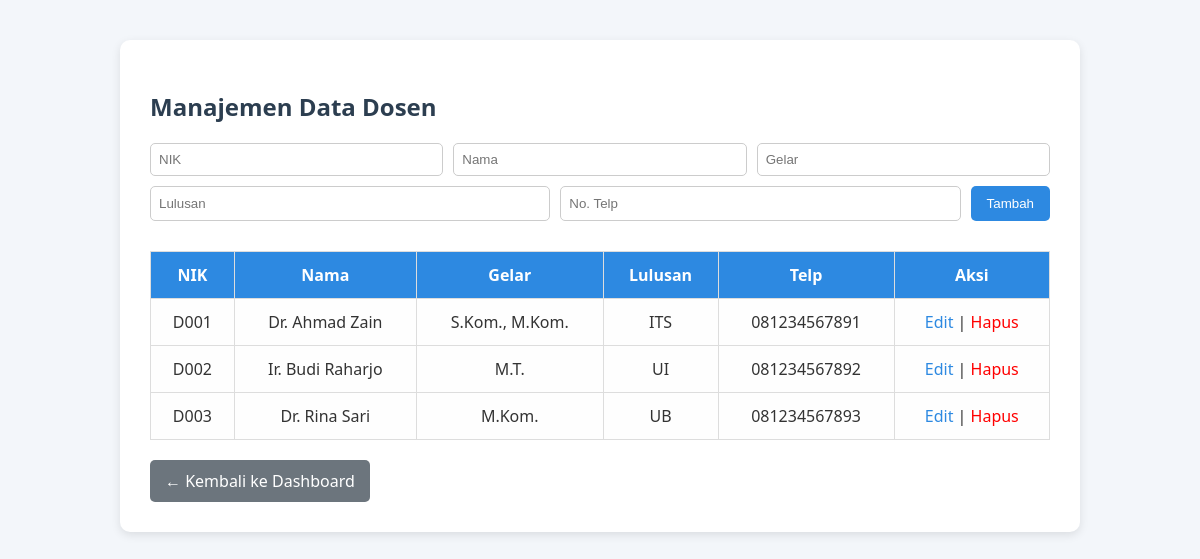
Screenshot of /admin/dosen.php (signed in) with the database file from the repository.
### tables this page shows
CREATE TABLE `dosen` (
  `id` int(11) NOT NULL,
  `nik` varchar(20) NOT NULL,
  `nama` varchar(100) DEFAULT NULL,
  `gelar` varchar(50) DEFAULT NULL,
  `lulusan` varchar(100) DEFAULT NULL,
  `telp` varchar(20) DEFAULT NULL,
  `user_input` varchar(50) DEFAULT NULL,
  `tgl_input` date DEFAULT NULL,
  `username` varchar(50) DEFAULT NULL
);

### admin/dosen.php (the view, shortened to what this page needs)
<?php
$conn = new mysqli("localhost", "root", "", "kampus_db");
?>
<!DOCTYPE html>
<html>
<head>
</head>
<body>
<div class="container">
    <h2>Manajemen Data Dosen</h2>
    <form method="POST">
        <input type="text" name="nik" placeholder="NIK" required>
        <input type="text" name="nama" placeholder="Nama" required>
        <input type="text" name="gelar" placeholder="Gelar" required>
        <input type="text" name="lulusan" placeholder="Lulusan" required>
        <input type="text" name="telp" placeholder="No. Telp" required>
        <button type="submit" name="tambah">Tambah</button>
    </form>
    <table>
        <tr>
            <th>NIK</th>
            <th>Nama</th>
            <th>Gelar</th>
            <th>Lulusan</th>
            <th>Telp</th>
            <th>Aksi</th>
        </tr>
        <?php
        $result = $conn->query("SELECT * FROM dosen");
        while ($row = $result->fetch_assoc()) {
            echo "<tr>";
            echo "<td>{$row['nik']}</td>";
            echo "<td>{$row['nama']}</td>";
            echo "<td>{$row['gelar']}</td>";
            echo "<td>{$row['lulusan']}</td>";
            echo "<td>{$row['telp']}</td>";
            echo "<td>
                    <a href='edit_dosen.php?id={$row['id']}'>Edit</a> |
                    <a href='dosen.php?hapus={$row['id']}' class='btn-hapus' onclick=\"return confirm('Yakin ingin menghapus?')\">Hapus</a>
                  </td>";
            echo "</tr>";
        }
        ?>
    </table>
    <a href="dashboard.php" class="kembali">← Kembali ke Dashboard</a>
</div>
</body>
</html>

### admin/dosen.php (style rules this page uses)
body { font-family: 'Segoe UI', sans-serif; margin: 0; padding: 0; background-color: #f3f6fa; color: #333; }
.container { max-width: 900px; margin: 40px auto; background: #fff; padding: 30px; border-radius: 10px; box-shadow: 0 3px 10px rgba(0,0,0,0.1); }
h2 { margin-bottom: 20px; color: #2c3e50; }
form { display: flex; flex-wrap: wrap; gap: 10px; margin-bottom: 30px; }
form input { flex: 1 1 30%; padding: 8px; border: 1px solid #ccc; border-radius: 5px; }
form button { padding: 10px 16px; background-color: #2d89e1; color: white; border: none; border-radius: 5px; cursor: pointer; }
table { width: 100%; border-collapse: collapse; background-color: #fefefe; }
th, td { padding: 12px; text-align: center; border: 1px solid #ddd; }
th { background-color: #2d89e1; color: white; }
a { text-decoration: none; color: #2d89e1; }
.btn-hapus { color: red; }
.kembali { display: inline-block; margin-top: 20px; padding: 10px 15px; background-color: #6c757d; color: white; text-decoration: none; border-radius: 5px; }

### rows the page displays
dosen: nik "D001", nama "Dr. Ahmad Zain", gelar "S.Kom., M.Kom.", lulusan "ITS", telp "081234567891"
dosen: nik "D002", nama "Ir. Budi Raharjo", gelar "M.T.", lulusan "UI", telp "081234567892"
dosen: nik "D003", nama "Dr. Rina Sari", gelar "M.Kom.", lulusan "UB", telp "081234567893"
